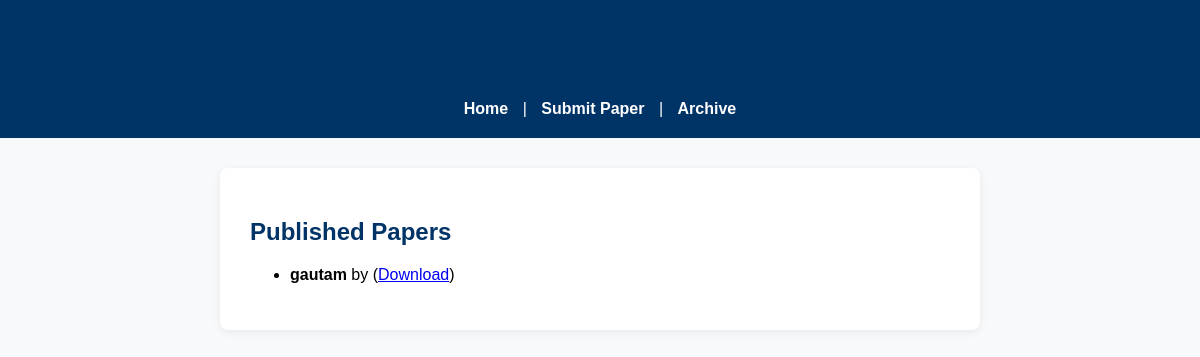
Page /archive/ on the earlier database version.
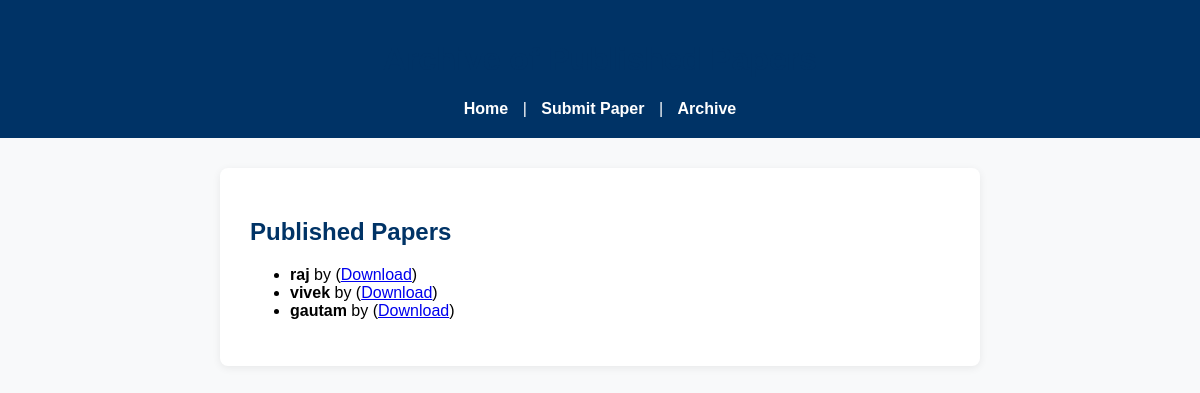
Same page on the later database version.
### journal/models.py (models this page shows, shortened)
class Paper(models.Model):
    AREA_CHOICES = [
        ('engineering', 'Engineering'),
        ('sci_tech', 'Science & Technology'),
        ('pharmacy', 'Pharmacy'),
        ('science', 'Science (Physics/Chemistry/Maths/Biology)'),
        ('commerce', 'Commerce'),
        ('economics', 'Economics'),
        ('management', 'Management'),
        ('hospitality', 'Hospitality and Tourism'),
        ('arts', 'Arts'),
        ('medical', 'Medical Science'),
        ('life_science', 'Life Sciences'),
        ('health_medical', 'Health & Medical Science'),
        ('social_science', 'Social Science and Humanities'),
        ('law', 'LAW & Education'),
        ('biotech', 'Biotechnology'),
    ]
    title = models.CharField(max_length=200)
    paper_file = models.FileField(upload_to='papers/')
    area_of_research = models.CharField(max_length=50, choices=AREA_CHOICES, default='engineering')
    author_name = models.CharField(max_length=100)
    institution = models.CharField(max_length=200)
    email = models.EmailField()
    mobile = models.CharField(max_length=20)
    address_line1 = models.CharField(max_length=200, default="N/A")
    address_line2 = models.CharField(max_length=200, blank=True)
    country = models.CharField(max_length=100, default="N/A")
    state = models.CharField(max_length=100, default="N/A")
    city = models.CharField(max_length=100, default="N/A")
    pincode = models.CharField(max_length=20, default="000000")
    prev_paper = models.CharField(max_length=200, blank=True)
    submitted_at = models.DateTimeField(auto_now_add=True)

### journal/views.py (the view)
# urls.py: path('archive/', views.archive, name='archive'),
def archive(request):
    papers = Paper.objects.order_by('-submitted_at')
    return render(request, 'journal/archive.html', {'papers': papers})

### templates/journal/archive.html (shortened to what this page needs)
<!DOCTYPE html>
<html lang="en">
<head>
    <link rel="stylesheet" href="/static/style.css">
</head>
<body>
    <header>
        <h1>Archive of Published Papers</h1>
        <nav>
            <a href="/">Home</a> |
            <a href="/submit/">Submit Paper</a> |
            <a href="/archive/">Archive</a>
        </nav>
    </header>
    <main>
        <h2>Published Papers</h2>
        <ul>
            {% for paper in papers %}
                <li>
                    <strong>{{ paper.title }}</strong> by {{ paper.author }} (<a href="{{ paper.paper_file.url }}" download>Download</a>)
                </li>
            {% empty %}
                <li>No papers have been published yet.</li>
            {% endfor %}
        </ul>
    </main>
</body>
</html>

### static/style.css (style rules this page uses)
body { font-family: Arial, sans-serif; background: #f8f9fa; margin: 0; padding: 0; }
header { background: #003366; color: #fff; padding: 20px 0; text-align: center; }
nav a { color: #fff; margin: 0 10px; text-decoration: none; font-weight: bold; }
main { max-width: 700px; margin: 30px auto; background: #fff; padding: 30px; border-radius: 8px; box-shadow: 0 2px 8px rgba(0,0,0,0.07); }
h1, h2 { color: #003366; }

Differences in the rows shown:
added Paper: title "raj"
added Paper: title "vivek"
